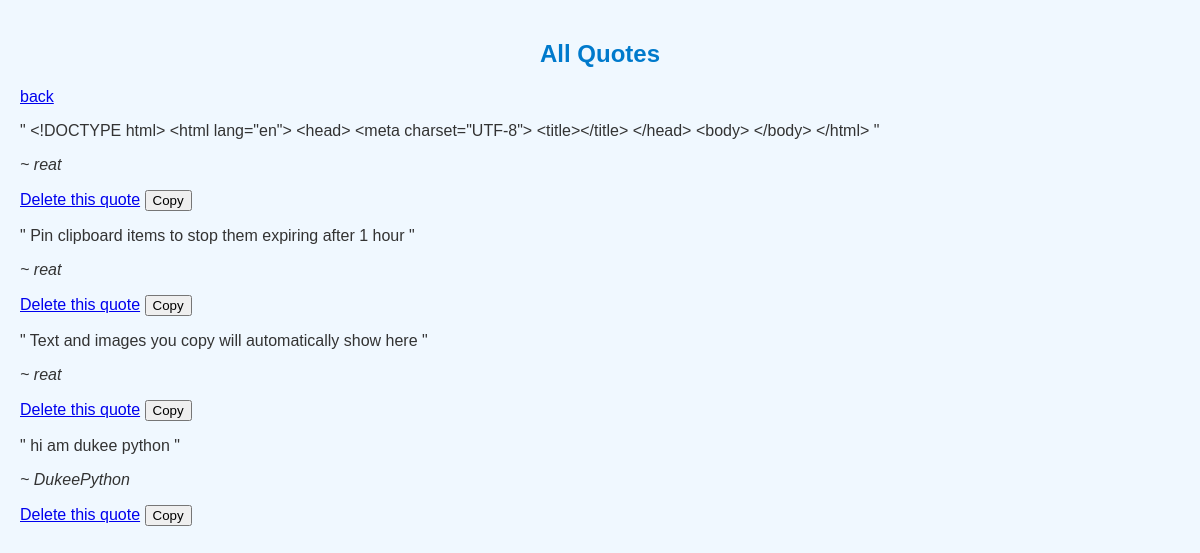
Screenshot of /all_quotes with the database file from the repository.
### main.py (models this page shows)
class QuotesDataBase(db.Model):
  __tablename__ = 'quotes'
  id=db.Column(db.Integer,primary_key=True)
  quote_description = db.Column(db.Text,nullable=False, unique=False)
  quote_owner = db.Column(db.String(20), nullable=False)
  unique_id = db.Column(db.ForeignKey("user.id"))

### main.py (the view)
@app.route("/all_quotes")
def all_quotes():
  quotes = QuotesDataBase.query.all()
  return render_template("/admin/quotes.html", quotes=quotes)

### templates/admin/quotes.html (shortened to what this page needs)
<!DOCTYPE html>
<html lang="en">
<head>
</head>
<body>
    <h2>All Quotes</h2>
    <a href="{{url_for('admin_home')}}">back</a>
    {% if quotes %}
      {% for quote in quotes %}
        <div>
          <p>"  {{quote.quote_description}} "</p>
          <p><i>~ {{quote.quote_owner}}</i></p>
          <a href="{{url_for('delete_quote', quote_id=quote.quote_description)}}">Delete this quote</a>
          <button onclick="copy()">Copy</button>
        </div>
      {% endfor %}
    {% endif %}
</body>
</html>

### templates/admin/quotes.html (style rules this page uses)
body { font-family: Arial, sans-serif; background-color: #f0f8ff; color: #333; margin: 0; padding: 20px; }
h2 { text-align: center; color: #007acc; }

### rows the page displays
QuotesDataBase: quote_description "<!DOCTYPE html> <html lang=\"en\"> <head> <meta charset=\"UTF-8\"> <title></title> </head> <body> </body> </html>", quote_owner "reat"
QuotesDataBase: quote_description "Pin clipboard items to stop them expiring after 1 hour", quote_owner "reat"
QuotesDataBase: quote_description "Text and images you copy will automatically show here", quote_owner "reat"
QuotesDataBase: quote_description "hi am dukee python", quote_owner "DukeePython"
